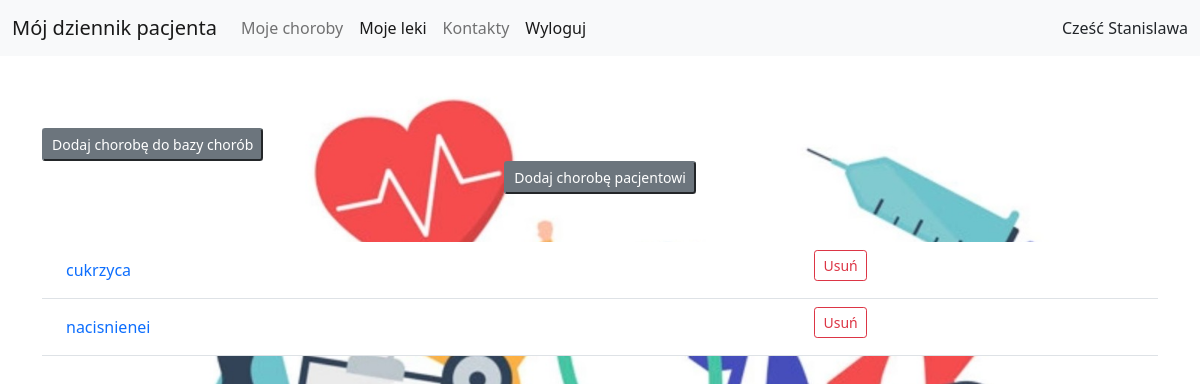
/diseases/ (signed in), run on an earlier commit of the app's database.
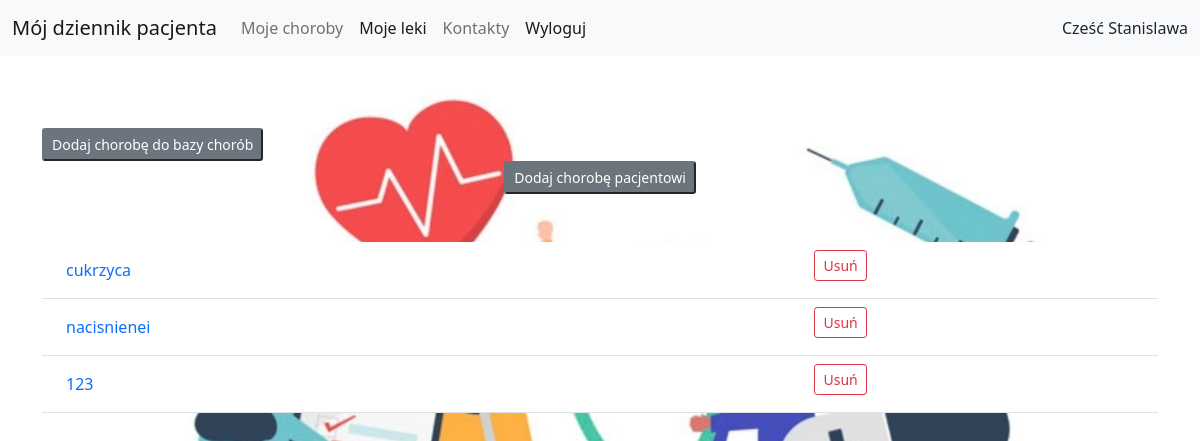
And on a later commit of the database.
### patientdiary/models.py (models this page shows, shortened)
class PatientDisease(models.Model):
    patient = models.ForeignKey(Patient, on_delete=models.CASCADE)
    disease = models.ForeignKey('Disease', on_delete=models.CASCADE)
    description = models.TextField()

class Disease(models.Model):
    name = models.CharField(max_length=128)
    description = models.TextField()

### patientdiary/views.py (the view)
# urls.py: path('diseases/', views.DiseasesListView.as_view(), name='diseases_view'),
class DiseasesListView(LoginRequiredMixin, ListView):
    def get_queryset(self):
        return Disease.objects.filter(patient=Patient.objects.get(user=self.request.user))
    model = Disease
    template_name = 'diseases_view.html'
    def get_context_data(self, **kwargs):
        context = super().get_context_data(**kwargs)
        context['patient'] = Patient.objects.get(user=self.request.user)
        return context

### accounts/models.py (called while the page is built)
    def __str__(self):
        return self.username

### accounts/templates/diseases_view.html (shortened to what this page needs)
{% extends "base.html" %}
{% block content %}
    <div class="container ">
        <br>
        <br>
        <br>
<a href="{% url 'disease_add_view' %}">
                <button type="button" class="btn-secondary btn-sm disabled" tabindex="-1" role="button"
                        aria-disabled="true">Dodaj chorobę do bazy chorób
                </button>
            </a>
        <div class="container text-center">
            <a href="{% url 'patient_disease_add_view' %}">
                <button type="button" class="btn-secondary btn-sm disabled" tabindex="-1" role="button"
                        aria-disabled="true">Dodaj chorobę pacjentowi
                </button>
            </a>
        </div>
        <table class="table ">
            <br>
            <tbody>
            <br>
            {% for disease in patient.patientdisease_set.all %}
                <tr>
                    <td scope="row"><a class="nav-link active"
                                       href="{% url 'patient_disease_detail_view' disease.pk %}">{{ disease.disease.name }} </a>
                    </td>
                    <th scope></th>
                    <td>
                        <a href="{% url 'patient_disease_delete_view' disease.pk %}">
                            <button type="button" class="btn btn-outline-danger btn-sm">Usuń</button>
                        </a>
                    </td>
                </tr>
            {% endfor %}
            </tbody>
        </table>
    </div>
{% endblock %}

What changed in the data, as far as the page shows it:
added PatientDisease: disease.name "123"
